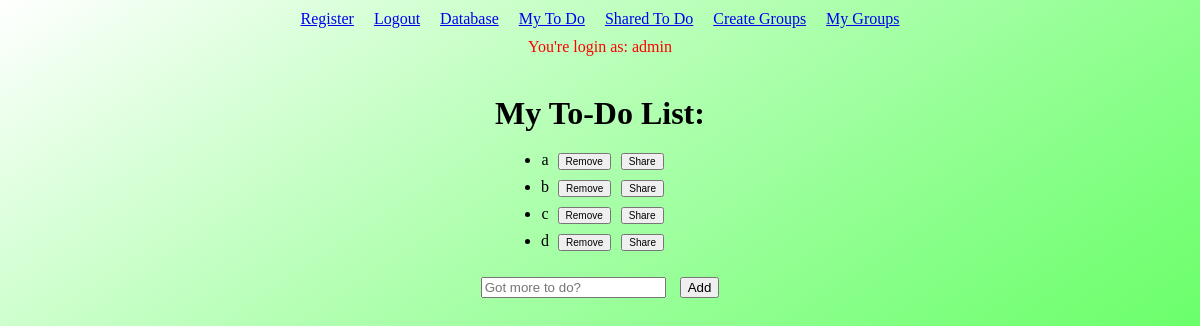
/mytodo (signed in), run on an earlier commit of the app's database.
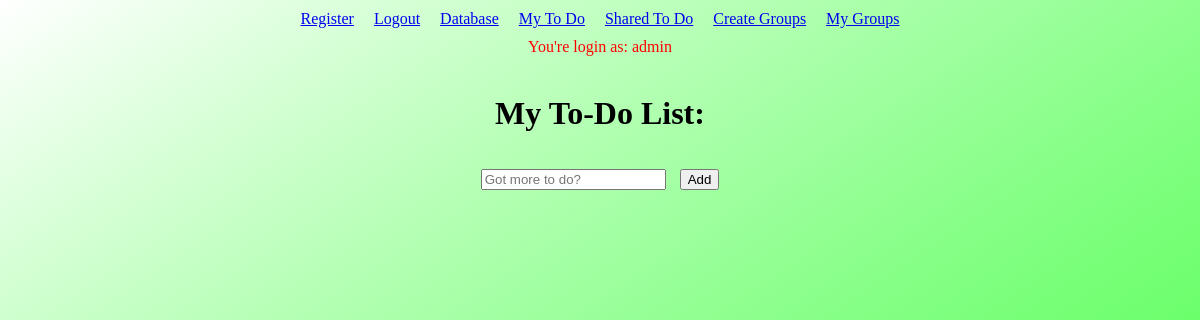
And on a later commit of the database.
### main.py (models this page shows)
class Todo(db.Model):
    id = db.Column(db.Integer, primary_key = True)
    text = db.Column(db.String(200))
    complete = db.Column(db.Boolean)
    shared = db.Column(db.Boolean)
    user_id = db.Column(db.Integer, db.ForeignKey('user.id'), nullable=False)

### main.py (the view)
@app.route("/mytodo")
@login_required
def mytodo():
    user  = current_user
    todos = Todo.query.filter_by(user_id = user.id)
    return render_template('mytodo.html', todos=todos, user=user)

### main.py (called while the page is built)
@login_manager.user_loader
def load_user(user_id):
    return User.query.get(int(user_id))

### templates/mytodo.html (shortened to what this page needs)
{% extends "layout.html" %}
{% block content %}
    <br>
    <h1>My To-Do List:</h1>
    <ul>
        {% for todo in todos %}
        <div class="Container">
            <form action="/remove/{{ todo.id }}" method="POST">
                <li> {{ todo.text }}   <input type="submit" value="Remove" style="font-size: 10px;">
            </form>
            <form action="/share/{{ todo.id }}" method="POST">
                <input type="submit" value="Share" style="font-size: 10px;">
            </form>
                <br>
        </div>
        {% endfor %}
    </ul>
    <form action="/add" method="POST">
        <input type="text" placeholder="Got more to do?" name="item" required>
        <input type="submit" value="Add">
    </form>
{% endblock %}

What changed in the data, as far as the page shows it:
removed Todo: text "a"
removed Todo: text "b"
removed Todo: text "c"
removed Todo: text "d"
